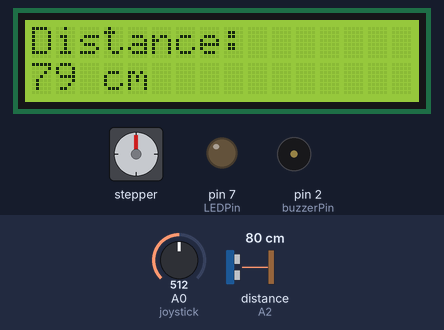
The sketch below on a simulated Arduino Uno, built with avr-gcc and run on an emulated ATmega328P. Shown: 16×2 character LCD, stepper motor, output pins drawn as LEDs (lit = HIGH), buzzer (waves = sounding). Wiring (inferred from the names in the program): ultrasonic range finder: trigger A1; echo A2. Inputs (shaded band) come from the test bench; at power-on: distance to the obstacle (sensor on A2) 80 cm, A0 (joystick) = 512. The echo pulse lasts 58.3 µs per cm; stepper angles assume 2048 steps per turn; pins used as bus, display or sensor lines are not drawn.

Above: at 1.2 s.
1.3 s: distance to the obstacle (sensor on A2) set to 2 cm
At 1.46 s:
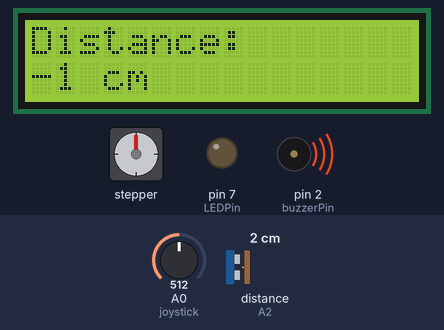
3.9 s: A0 (joystick) set to 500
At 4.7 s:
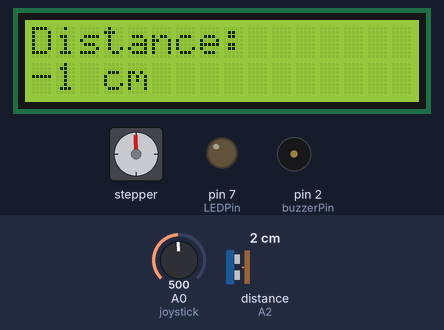
6.9 s: A0 (joystick) set to 533
At 7.5 s:
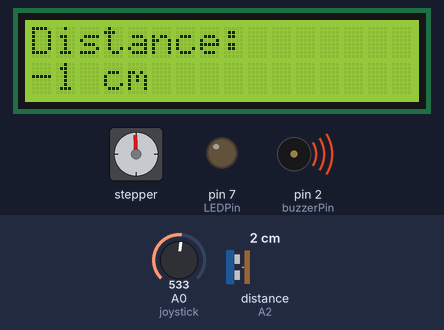
9.9 s: A0 (joystick) set to 513
At 10.53 s:
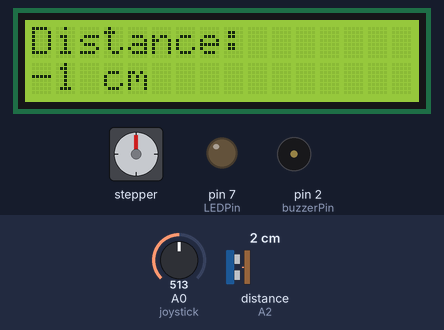
12.8 s: A0 (joystick) set to 716
15.6 s: A0 (joystick) set to 900
Timing chart, 0 to 21.6 s (numbered marks = the images above; inputs shaded):
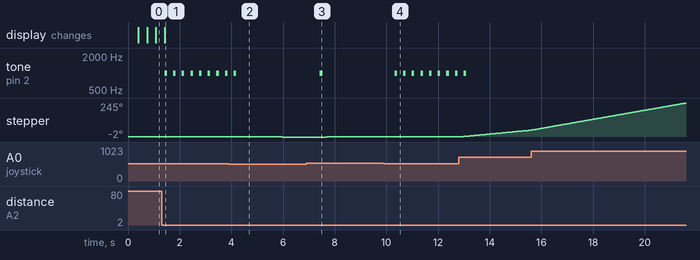

The sketch:

ultrasonic_distance.ino
```cpp
#include <LiquidCrystal.h>
#include<Stepper.h>
//define steps for stepper motor
#define STEPS 32
//define pins
#define echoPin A2
#define trigPin A1
#define LEDPin 7
#define IN1  11
#define IN2  10
#define IN3   9
#define  IN4   8
#define  joystick  A0
#define buzzerPin 2
// initialize libraries
Stepper stepper(STEPS, IN4, IN2,  IN3, IN1);
LiquidCrystal lcd(4, 6, 3, 5, 12, 13);
//define variables
long duration;
long dist = 0;
long angle = 0;
long dir = 1;
int minRange = 5;
int maxRange = 200;
void setup() {
  lcd.begin(16,2); // start display
  lcd.print("Distance: "); //Ensure distance is always printed and is constant
  //declare pinMode for all pins that need it
  pinMode(trigPin, OUTPUT);
  pinMode(echoPin, INPUT);
  pinMode(LEDPin, OUTPUT);
  pinMode(buzzerPin, OUTPUT);

}

void loop() {
  delay(333); //set delay of display displaying information to make it readable
  //get distance and set off alarm if closer than 10cm
  int distance = GetDistance();
  if (distance <= 20 && distance >= 15) {
    tone(buzzerPin, 2000, 100);
  }
  else if (distance < 15 && distance >= 12) {
    tone(buzzerPin, 3000, 75);
    tone(buzzerPin, 3000, 75);
  }
  else if (distance < 12 && distance != -1) {
    tone(buzzerPin, 4000, 50);
    tone(buzzerPin, 4000, 50);
  }
  else if (distance == -1) {
    tone(buzzerPin, 1000, 100);
    tone(buzzerPin, 1000, 100);
    tone(buzzerPin, 1000, 100);
  }
  else {
    noTone(buzzerPin);
  }
  //display distance on LCD screen
  lcd.print(distance);
  lcd.print(" cm ");
  //read joystick input and output power to motor accordingly
  int val = analogRead(joystick);
  if(  (val > 500)  && (val < 523) )
  {
    digitalWrite(IN1, LOW);
    digitalWrite(IN2,  LOW);
    digitalWrite(IN3, LOW);
    digitalWrite(IN4, LOW);
  }

  else
  {
    //move motor in "forward" direction
    while (val  >= 523)
    {
      int speed_  = map(val, 523, 1023, 5, 500);
      stepper.setSpeed(speed_);
      stepper.step(1);
      val  = analogRead(joystick);
    }
    // move motor in "bacckward" direction
    while (val <= 500)
    {
      int speed_ = map(val, 500, 0, 5, 500);
      stepper.setSpeed(speed_);
      stepper.step(-1);
      val  = analogRead(joystick);
    }

  }
}

//function to get raw input data from ultrasonic sensor and convert it into centimeters
int GetDistance() {
  lcd.setCursor(0,1);
  //reset ultrasonic sensor measurement
  digitalWrite(trigPin, LOW);
  delayMicroseconds(2);
  digitalWrite(trigPin, HIGH); //measure distance
  delayMicroseconds(10);
  digitalWrite(trigPin, LOW);
  duration = pulseIn(echoPin, HIGH);

  dist = duration / 58.2; //calculate distance
  //base case if distance measured is less than minimum range sensor supports measuring
  if (dist >= maxRange || dist <= minRange) {
    return -1;
  }
  else {
    return dist;
  }
}
```

Measured:
- the behaviour switches between 501 and 500 on A0 (joystick) (found by bisection; images 1 and 2)
- after the input at 1.3 s, tone on pin 2 (buzzerPin): alternates 1000 Hz for 0.10 s and silent for 0.23 s, starting after 0.12 s; the display: changes after 0.12 s (image 1)
- after the input at 3.9 s, tone on pin 2 (buzzerPin): goes on until 4.2 s, then stays silent; stepper: goes -1° 1.9 s, then -2°, starting after 0.20 s
- after the input at 6.9 s, tone on pin 2 (buzzerPin): silent → 1000 Hz after 0.53 s, → silent 0.10 s later
- after the input at 9.9 s, tone on pin 2 (buzzerPin): alternates 1000 Hz for 0.10 s and silent for 0.23 s, starting after 0.42 s; stepper: stays 1° (without the input it goes to 2° after 0.09 s)
- after the input at 12.8 s, tone on pin 2 (buzzerPin): goes on until 13.1 s, then stays silent; stepper: keeps turning clockwise at about 18°/s, starting after 0.20 s
